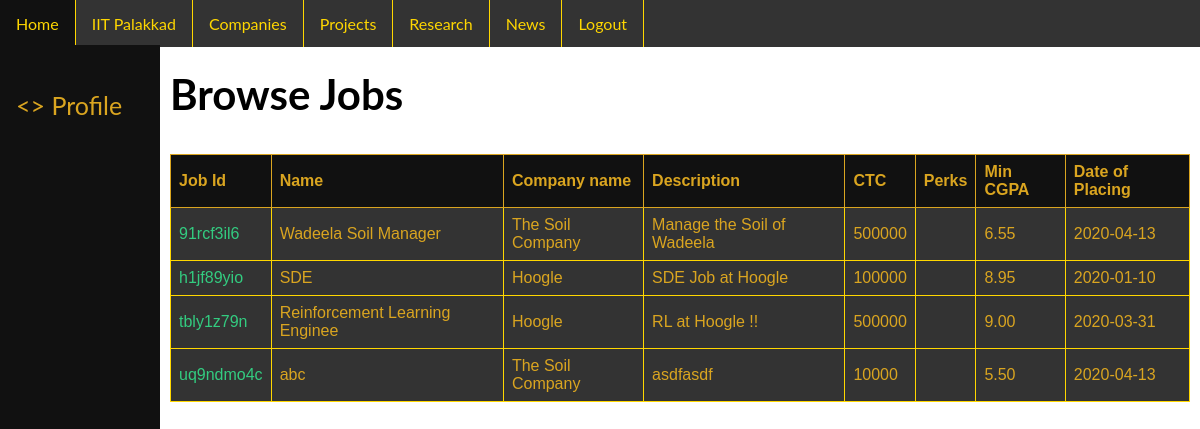
/code/php/browse_all_jobs.php (signed in), run on the app's committed database.
### tables this page shows
CREATE TABLE `placed_job` (
  `job_id` char(9) NOT NULL,
  `company_id` char(9) NOT NULL,
  `date` date NOT NULL,
  PRIMARY KEY (`job_id`,`company_id`),
  KEY `company_id` (`company_id`),
  CONSTRAINT `placed_job_ibfk_1` FOREIGN KEY (`job_id`) REFERENCES `job` (`job_id`) ON DELETE CASCADE,
  CONSTRAINT `placed_job_ibfk_2` FOREIGN KEY (`company_id`) REFERENCES `company` (`company_id`) ON DELETE CASCADE
);

CREATE TABLE `job` (
  `job_id` char(9) NOT NULL,
  `name` varchar(30) NOT NULL,
  `description` varchar(200) NOT NULL,
  `CTC` double NOT NULL,
  `perks` varchar(200) DEFAULT NULL,
  `min_cgpa` decimal(4,2) NOT NULL DEFAULT '0.00',
  PRIMARY KEY (`job_id`)
);

CREATE TABLE `company` (
  `company_id` char(9) NOT NULL,
  `name` varchar(320) NOT NULL,
  `email_id_1` varchar(320) NOT NULL,
  `email_id_2` varchar(320) DEFAULT NULL,
  `phone_1` varchar(30) NOT NULL,
  `phone_2` varchar(30) DEFAULT NULL,
  `is_startup` tinyint(1) NOT NULL,
  `company_overview` varchar(500) NOT NULL,
  `hq_bldg_name` varchar(320) NOT NULL,
  `hq_street_name` varchar(320) NOT NULL,
  `hq_city` varchar(320) NOT NULL,
  `hq_state` varchar(320) NOT NULL,
  `hq_country` varchar(320) NOT NULL,
  `hq_pincode` varchar(320) NOT NULL,
  `company_website` varchar(320) NOT NULL,
  PRIMARY KEY (`company_id`)
);

### code/php/browse_all_jobs.php (the view, shortened to what this page needs)
<?php
    $server	= $_SESSION['server'];
    $user	= $_SESSION['user'];
    $pass	= $_SESSION['pass'];
    $database	= $_SESSION['database'];
?>
<html>
<head>
        <link rel="stylesheet" href="../css_files/common.css">
        <link rel="stylesheet" href="../css_files/common_home.css">
        <link rel="stylesheet" href="../css_files/table.css">
    </head>
    <body>
        <ul class="nav">
            <li class="nav"><a href='../php/home.php' class="nav">Home</a></li>
            <li class="nav"><a href='https://iitpkd.ac.in' class="nav">IIT Palakkad</a></li>
            <li class="nav"><a href="../php/companies.php" class="nav">Companies</a></li>
            <li class="nav"><a href="../php/projects.php" class="nav">Projects</a></li>
            <li class="nav"><a href="../php/research.php" class="nav">Research</a></li>
            <li class="nav"><a href="../php/news.php" class="nav">News</a></li>
            <?php
                if($_SESSION['logged_in'] != null && $_SESSION['logged_in'] == true) {
                    echo '<li class="nav"><a href="../php/logout.php" class="nav">Logout</a></li>';
                }
                else {
                    echo '<li class="nav"><a href="../php/login.php" class="nav">Login</a></li>';
                    echo '<li class="nav"><a href="../php/register.php" class="nav">Register</a></li>';
                }
            ?>
        </ul>
        <?php
            if($_SESSION['user_type'] == 'student_vol')
                echo'<div class="sidenav">
                        <br>
                        <a href="../php/student_vol_profile.php"><> Profile</a>
                        <br>
                        <a href="../php/student_vol_contribution.php">My Contribution</a>
                    </div>';
            else
                echo '<div class="sidenav">
                        <br>
                        <a href="../php/cdc_official_profile.php"><> Profile</a>
                    </div>';
        ?>
        <div class="main">
            <br>
            <h2>Browse Jobs</h2>
            <?php
                $db = new mysqli ($server, $user, $pass, $database);
                $query = 'select j.job_id, j.name, c.name, j.description, j.CTC, j.perks, j.min_cgpa, p_j.date
                    from job as j, company as c, placed_job as p_j
                    where j.job_id = p_j.job_id and c.company_id = p_j.company_id';
                $stmt = $db->prepare($query);
                $stmt->execute();
                $stmt->bind_result($job_id, $name, $company_name, $description, $CTC, $perks, $min_cgpa, $date_of_placing);
                echo '<table>';
                echo '<tr>
                        <th>Job Id</th>
                        <th>Name</th>
                        <th>Company name</th>
                        <th>Description</th>
                        <th>CTC</th>
                        <th>Perks</th>
                        <th>Min CGPA</th>
                        <th>Date of Placing</th>
                    </tr>';
                while($stmt->fetch()) {
                    echo '<tr>';
                    echo '<td>' . '<a class="simple_link" href="job_detail.php?job_id=' . $job_id . '">'
                        . htmlspecialchars($job_id)
                        . '</a>'
                        . '</td>';
                    echo '<td>'. htmlspecialchars($name) .'</td>';
                    echo '<td>'. htmlspecialchars($company_name) .'</td>';
                    if(strlen($description) <= 70)
                        echo '<td>'. htmlspecialchars($description) .'</td>';
                    else
                        echo '<td>'. htmlspecialchars(substr($description, 0, 70)) .'</td>';
                    echo '<td>'. htmlspecialchars($CTC) .'</t>';
                    if(strlen($perks) <= 70)
                        echo '<td>'. htmlspecialchars($perks) .'</td>';
                    else
                        echo '<td>'. htmlspecialchars(substr($perks, 0, 70)) .'</td>';
                    echo '<td>'. htmlspecialchars($min_cgpa) .'</td>';
                    echo '<td>'. htmlspecialchars($date_of_placing) .'</td>';
                    echo '</tr>';
                }
                echo '</table>';
            ?>
            <br><br>
        </div>
</body>
</html>
    </body>
</html>

### code/css_files/common.css (style rules this page uses)
ul.nav { list-style-type: none; margin: 0; padding: 0; overflow: hidden; background-color: #333; top: 0; position: fixed; width: 100%; }
body { margin:0; background-color:white; }
li.nav { float: left; border-right:1px solid gold; }
a.nav { display: block; color: gold; text-align: center; padding: 14px 16px; text-decoration: none; }

### code/css_files/common_home.css (style rules this page uses)
body { font-family: "Lato", sans-serif; }
.sidenav { height: 100%; width: 160px; position: fixed; background-color: #111; margin-top: 45px; padding-top: 20px; }
.sidenav a { padding: 6px 8px 6px 16px; text-decoration: none; font-size: 25px; color: goldenrod; display: block; }
.main { margin-left: 160px; font-size: 28px; padding: 0px 10px; }

### code/css_files/table.css (style rules this page uses)
table { font-family: arial, sans-serif; border-collapse: collapse; width: 100%; }
td { color: goldenrod; border: 1px solid gold; text-align: left; background-color: #333; padding: 8px; }
th { border: 1px solid goldenrod; color: goldenrod; background-color: #111; text-align: left; padding: 8px; }
.simple_link { text-decoration: none; color: rgb(51, 204, 128); }

### data on the page
placed_job: job.job_id "91rcf3il6", job.name "Wadeela Soil Manager", company.name "The Soil Company", job.description "Manage the Soil of Wadeela", job.CTC "500000", job.min_cgpa "6.55", date "2020-04-13"
placed_job: job.job_id "h1jf89yio", job.name "SDE", company.name "Hoogle", job.description "SDE Job at Hoogle", job.CTC "100000", job.min_cgpa "8.95", date "2020-01-10"
placed_job: job.job_id "tbly1z79n", job.name "Reinforcement Learning Enginee", company.name "Hoogle", job.description "RL at Hoogle !!", job.CTC "500000", job.min_cgpa "9.00", date "2020-03-31"
placed_job: job.job_id "uq9ndmo4c", job.name "abc", company.name "The Soil Company", job.description "asdfasdf", job.CTC "10000", job.min_cgpa "5.50", date "2020-04-13"
